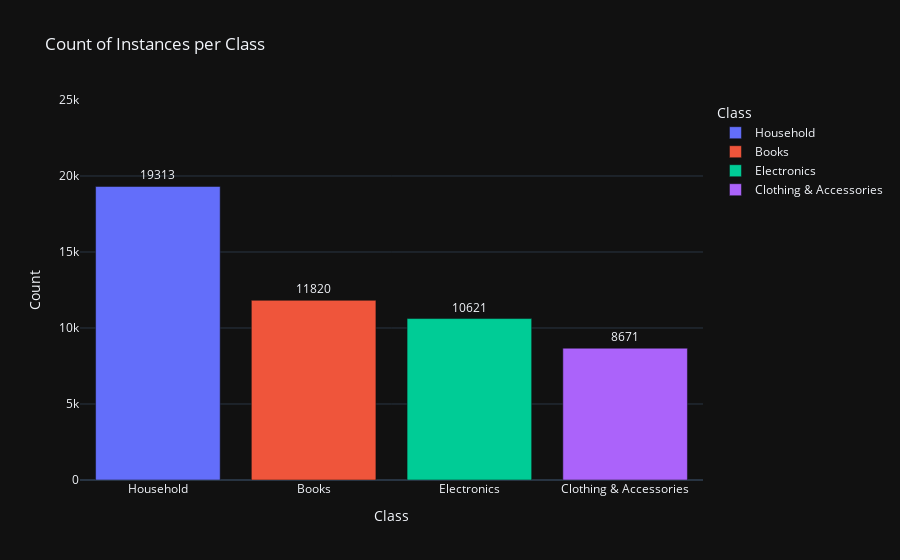

Notebook code cell kept with this figure:
### Code cell
# Group by 'Class' and count the instances
class_counts = df.groupBy("Class").count().toPandas()

# Plotting 
fig = px.bar(class_counts, x='Class', y='count', text='count',
             title="Count of Instances per Class",
             labels={'Class': 'Class', 'count': 'Count'},
             color='Class')  
fig.update_traces(textposition='outside')
fig.update_layout(
    template='plotly_dark',
    xaxis_title="Class",
    yaxis_title="Count",
    yaxis=dict(range=[0, 25000]), 
    height=600  
)
fig.show()

### Figure 1 — Plotly figure (JSON) as saved in the notebook; plotly's stock layout.template omitted (floating-point values rounded to 4 significant figures)
{"data": [{"alignmentgroup": "True", "hovertemplate": "Class=%{x}<br>Count=%{text}<extra></extra>", "legendgroup": "Household", "marker": {"color": "#636efa", "pattern": {"shape": ""}}, "name": "Household", "offsetgroup": "Household", "orientation": "v", "showlegend": true, "text": [19313], "textposition": "outside", "type": "bar", "x": ["Household"], "xaxis": "x", "y": [19313], "yaxis": "y"}, {"alignmentgroup": "True", "hovertemplate": "Class=%{x}<br>Count=%{text}<extra></extra>", "legendgroup": "Books", "marker": {"color": "#EF553B", "pattern": {"shape": ""}}, "name": "Books", "offsetgroup": "Books", "orientation": "v", "showlegend": true, "text": [11820], "textposition": "outside", "type": "bar", "x": ["Books"], "xaxis": "x", "y": [11820], "yaxis": "y"}, {"alignmentgroup": "True", "hovertemplate": "Class=%{x}<br>Count=%{text}<extra></extra>", "legendgroup": "Electronics", "marker": {"color": "#00cc96", "pattern": {"shape": ""}}, "name": "Electronics", "offsetgroup": "Electronics", "orientation": "v", "showlegend": true, "text": [10621], "textposition": "outside", "type": "bar", "x": ["Electronics"], "xaxis": "x", "y": [10621], "yaxis": "y"}, {"alignmentgroup": "True", "hovertemplate": "Class=%{x}<br>Count=%{text}<extra></extra>", "legendgroup": "Clothing & Accessories", "marker": {"color": "#ab63fa", "pattern": {"shape": ""}}, "name": "Clothing & Accessories", "offsetgroup": "Clothing & Accessories", "orientation": "v", "showlegend": true, "text": [8671], "textposition": "outside", "type": "bar", "x": ["Clothing & Accessories"], "xaxis": "x", "y": [8671], "yaxis": "y"}], "layout": {"autosize": true, "barmode": "relative", "legend": {"title": {"text": "Class"}, "tracegroupgap": 0}, "title": {"text": "Count of Instances per Class"}, "xaxis": {"anchor": "y", "autorange": true, "categoryarray": ["Household", "Books", "Electronics", "Clothing & Accessories"], "categoryorder": "array", "domain": [0, 1], "range": [-0.5, 3.5], "title": {"text": "Class"}, "type": "category"}, "yaxis": {"anchor": "x", "domain": [0, 1], "range": [0, 25000], "title": {"text": "Count"}, "type": "linear"}}}
